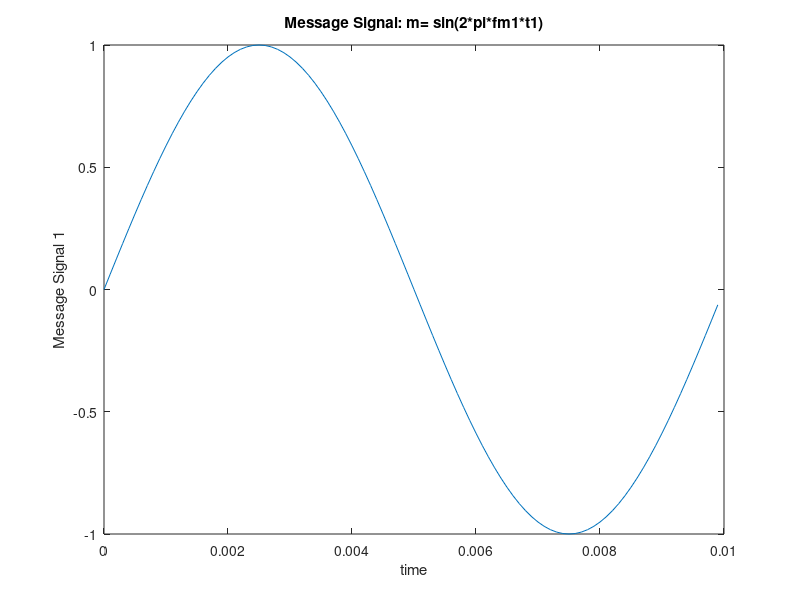
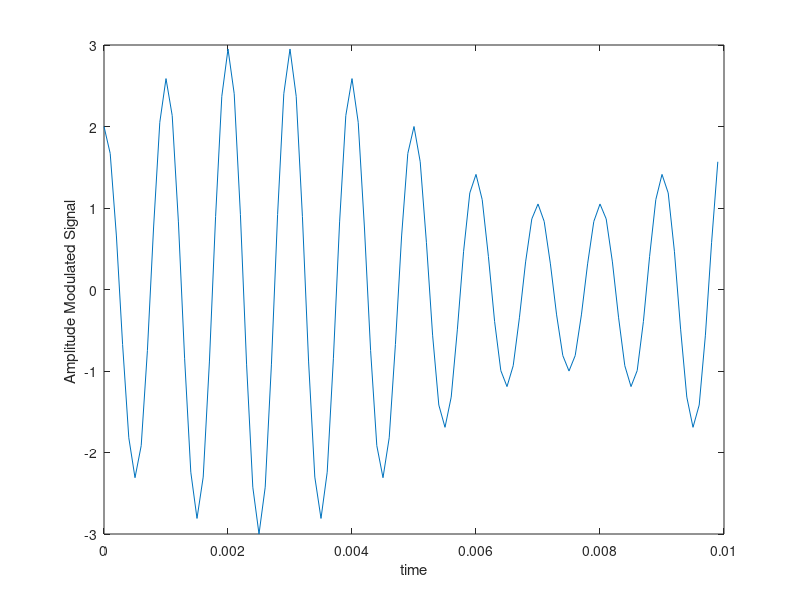
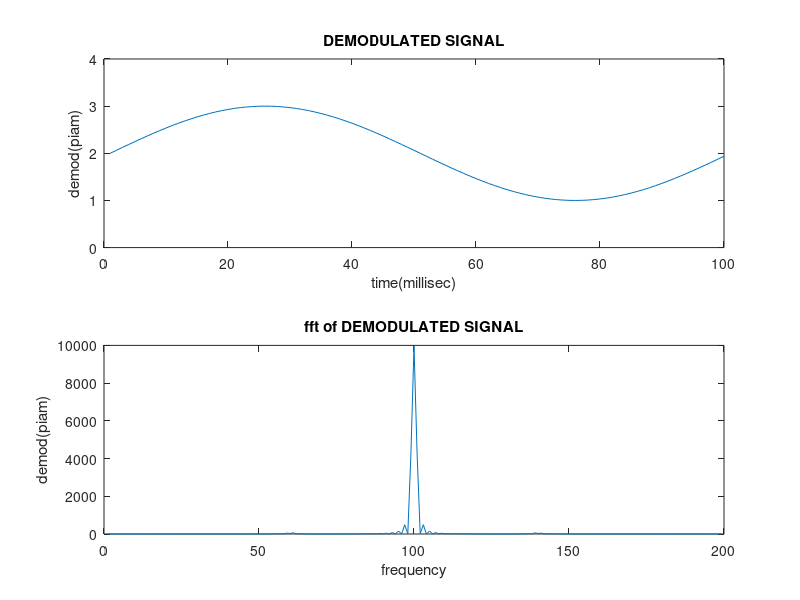

MATLAB code for these plots, in order:
%Amplitude Modulation
%====================

clear all;
close all;

%Message Signal : m= sin(2*pi*fm*t); time period=1;
%======================================================

fc=1000;
fm=100; Tm=1/fm;
A=2;
mu=0.5;
fs=10000; Ts=1/fs;
t=0:Ts:Tm-Ts;

m= sin(2*pi*fm*t);
phiam= (A+m).*cos(2*pi*fc*t);

figure (1);plot(t,m);xlabel('time')
ylabel('Message Signal 1')
title('Message Signal: m= sin(2*pi*fm1*t1)')
figure (2);plot(t,phiam);
xlabel('time')
ylabel('Amplitude Modulated Signal ')

%%%%%%%%%%%%%% ENVELOPE %%%%%%%%%%%%%%%%%%%%
h=exp(-0.8*t);

%%%%%%%%%%%%%%%DEMODULATING PIAM%%%%%%%%%%%%
m1=phiam.*cos(2*pi*t*fc);
M=conv(m1,h);
figure(3);
subplot(2,1,1)
plot(m+2);
title('DEMODULATED SIGNAL');
axis([0 100 0 4]);
xlabel('time(millisec)'),ylabel('demod(piam)');
subplot(2,1,2)
plot(fftshift(abs(fft(M))));
title('fft of DEMODULATED SIGNAL');
xlabel('frequency'),ylabel('demod(piam)');